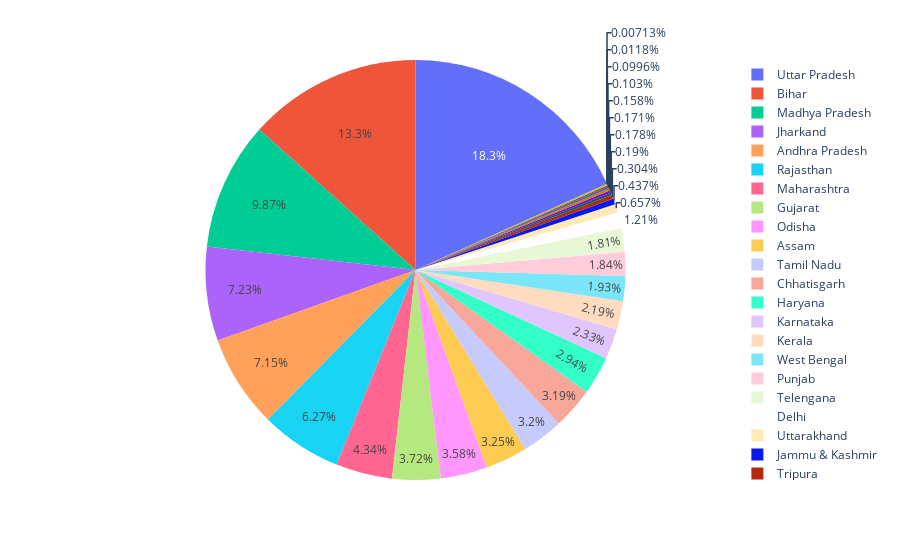

Notebook code for this chart:
### Code cell
fig = px.pie(data, values='VitA_deficit_total', names='State')
fig.show()

### Figure 1 — Plotly figure (JSON) as saved in the notebook; plotly's stock layout.template omitted (floating-point values rounded to 4 significant figures)
{"data": [{"domain": {"x": [0, 1], "y": [0, 1]}, "hovertemplate": "State=%{label}<br>VitA_deficit_total=%{value}<extra></extra>", "labels": ["Delhi", "Haryana", "Himachal Pradesh", "Jammu & Kashmir", "Punjab", "Rajasthan", "Uttarakhand", "Chhatisgarh", "Madhya Pradesh", "Uttar Pradesh", "Bihar", "Jharkand", "Odisha", "West Bengal", "Arunachal Pradesh", "Assam", "Manipur", "Meghalaya", "Mizoram", "Nagaland", "Sikkim", "Tripura", "Goa", "Gujarat", "Maharashtra", "Andhra Pradesh", "Karnataka", "Kerala", "Tamil Nadu", "Telengana"], "legendgroup": "", "name": "", "showlegend": true, "type": "pie", "values": [359000.0, 870600.0, 46800.0, 129300.0, 545600.0, 1856000.0, 194500.0, 945600.0, 2922000.0, 5408000.0, 3949000.0, 2141000.0, 1061000.0, 570700.0, 30470.0, 962600.0, 52770.0, 29480.0, 56340.0, 50480.0, 2111.0, 89910.0, 3503.0, 1100000.0, 1285000.0, 2116000.0, 689500.0, 648600.0, 947800.0, 534900.0]}], "layout": {"legend": {"tracegroupgap": 0}, "margin": {"t": 60}}}
